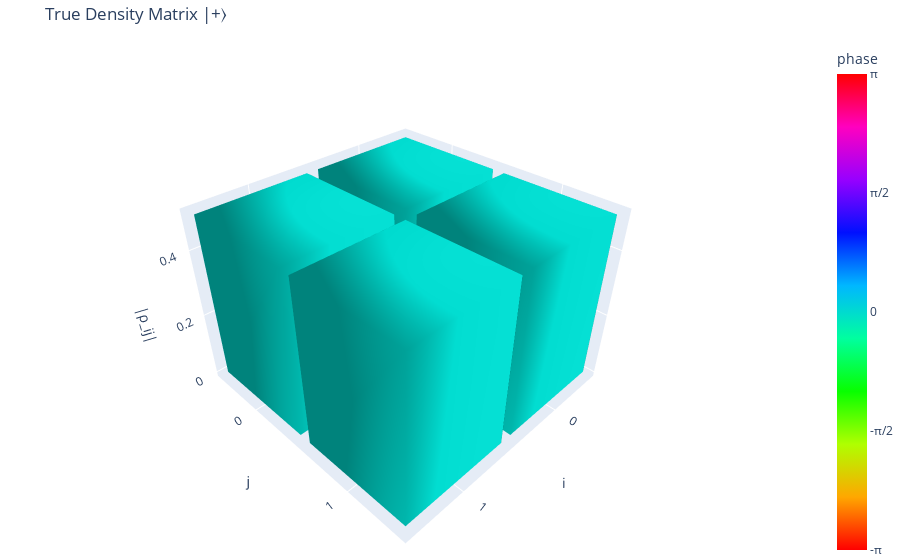
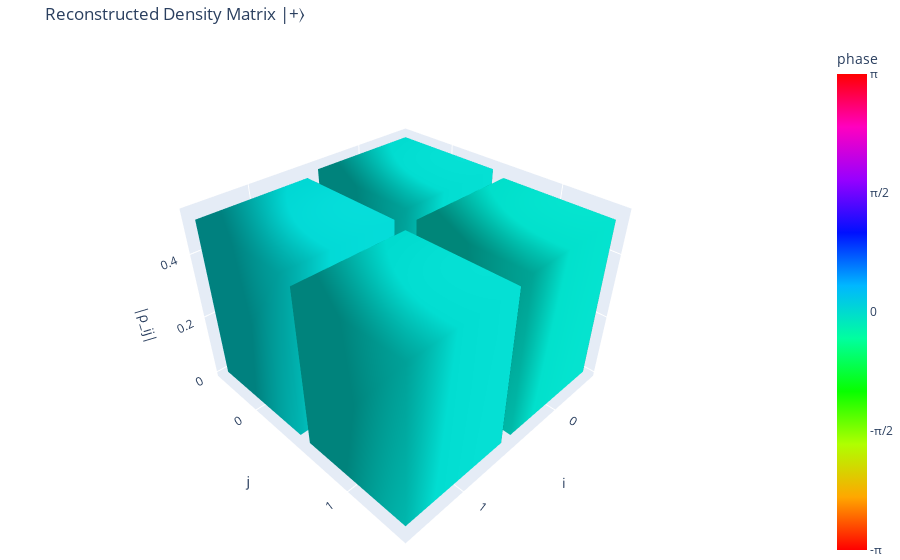

Here is the notebook cell these charts were saved with, in order:
### Code cell
plot_density_matrix_histogram(
    np.load(DATA_DIR / "plus_rho_true.npy"),
    basis_labels=["0","1"],
    title="True Density Matrix |+⟩"
)

plot_density_matrix_histogram(
    np.load(DATA_DIR / "plus_rho_reconstructed.npy"),
    basis_labels=["0","1"],
    title="Reconstructed Density Matrix |+⟩"
)

### Figure 1 — Plotly figure (JSON) as saved in the notebook; plotly's stock layout.template omitted (floating-point values rounded to 4 significant figures)
{"data": [{"cmax": 3.142, "cmin": -3.142, "colorbar": {"ticktext": ["-π", "-π/2", "0", "π/2", "π"], "tickvals": [-3.142, -1.571, 0, 1.571, 3.142], "title": {"text": "phase "}}, "colorscale": [[0, "#ff0000"], [0.1111, "#ffa700"], [0.2222, "#afff00"], [0.3333, "#08ff00"], [0.4444, "#00ff9f"], [0.5556, "#00b7ff"], [0.6667, "#0010ff"], [0.7778, "#9700ff"], [0.8889, "#ff00bf"], [1, "#ff0000"]], "flatshading": false, "hovertemplate": "i=0, j=0<br>|ρ_ij|=0.500<br>arg(ρ_ij)=0<extra></extra>", "i": [0, 0, 4, 4, 0, 0, 1, 1, 2, 2, 3, 3], "intensity": [0, 0, 0, 0, 0, 0, 0, 0], "j": [1, 2, 5, 6, 1, 5, 2, 6, 3, 7, 0, 4], "k": [2, 3, 6, 7, 5, 4, 6, 5, 7, 6, 4, 7], "lighting": {"ambient": 0.6, "diffuse": 0.7}, "opacity": 1, "showscale": true, "type": "mesh3d", "x": [-0.45, 0.45, 0.45, -0.45, -0.45, 0.45, 0.45, -0.45], "y": [-0.45, -0.45, 0.45, 0.45, -0.45, -0.45, 0.45, 0.45], "z": [0, 0, 0, 0, 0.5, 0.5, 0.5, 0.5]}, {"cmax": 3.142, "cmin": -3.142, "colorscale": [[0, "#ff0000"], [0.1111, "#ffa700"], [0.2222, "#afff00"], [0.3333, "#08ff00"], [0.4444, "#00ff9f"], [0.5556, "#00b7ff"], [0.6667, "#0010ff"], [0.7778, "#9700ff"], [0.8889, "#ff00bf"], [1, "#ff0000"]], "flatshading": false, "hovertemplate": "i=0, j=1<br>|ρ_ij|=0.500<br>arg(ρ_ij)=0<extra></extra>", "i": [0, 0, 4, 4, 0, 0, 1, 1, 2, 2, 3, 3], "intensity": [0, 0, 0, 0, 0, 0, 0, 0], "j": [1, 2, 5, 6, 1, 5, 2, 6, 3, 7, 0, 4], "k": [2, 3, 6, 7, 5, 4, 6, 5, 7, 6, 4, 7], "lighting": {"ambient": 0.6, "diffuse": 0.7}, "opacity": 1, "showscale": false, "type": "mesh3d", "x": [-0.45, 0.45, 0.45, -0.45, -0.45, 0.45, 0.45, -0.45], "y": [0.55, 0.55, 1.45, 1.45, 0.55, 0.55, 1.45, 1.45], "z": [0, 0, 0, 0, 0.5, 0.5, 0.5, 0.5]}, {"cmax": 3.142, "cmin": -3.142, "colorscale": [[0, "#ff0000"], [0.1111, "#ffa700"], [0.2222, "#afff00"], [0.3333, "#08ff00"], [0.4444, "#00ff9f"], [0.5556, "#00b7ff"], [0.6667, "#0010ff"], [0.7778, "#9700ff"], [0.8889, "#ff00bf"], [1, "#ff0000"]], "flatshading": false, "hovertemplate": "i=1, j=0<br>|ρ_ij|=0.500<br>arg(ρ_ij)=0<extra></extra>", "i": [0, 0, 4, 4, 0, 0, 1, 1, 2, 2, 3, 3], "intensity": [0, 0, 0, 0, 0, 0, 0, 0], "j": [1, 2, 5, 6, 1, 5, 2, 6, 3, 7, 0, 4], "k": [2, 3, 6, 7, 5, 4, 6, 5, 7, 6, 4, 7], "lighting": {"ambient": 0.6, "diffuse": 0.7}, "opacity": 1, "showscale": false, "type": "mesh3d", "x": [0.55, 1.45, 1.45, 0.55, 0.55, 1.45, 1.45, 0.55], "y": [-0.45, -0.45, 0.45, 0.45, -0.45, -0.45, 0.45, 0.45], "z": [0, 0, 0, 0, 0.5, 0.5, 0.5, 0.5]}, {"cmax": 3.142, "cmin": -3.142, "colorscale": [[0, "#ff0000"], [0.1111, "#ffa700"], [0.2222, "#afff00"], [0.3333, "#08ff00"], [0.4444, "#00ff9f"], [0.5556, "#00b7ff"], [0.6667, "#0010ff"], [0.7778, "#9700ff"], [0.8889, "#ff00bf"], [1, "#ff0000"]], "flatshading": false, "hovertemplate": "i=1, j=1<br>|ρ_ij|=0.500<br>arg(ρ_ij)=0<extra></extra>", "i": [0, 0, 4, 4, 0, 0, 1, 1, 2, 2, 3, 3], "intensity": [0, 0, 0, 0, 0, 0, 0, 0], "j": [1, 2, 5, 6, 1, 5, 2, 6, 3, 7, 0, 4], "k": [2, 3, 6, 7, 5, 4, 6, 5, 7, 6, 4, 7], "lighting": {"ambient": 0.6, "diffuse": 0.7}, "opacity": 1, "showscale": false, "type": "mesh3d", "x": [0.55, 1.45, 1.45, 0.55, 0.55, 1.45, 1.45, 0.55], "y": [0.55, 0.55, 1.45, 1.45, 0.55, 0.55, 1.45, 1.45], "z": [0, 0, 0, 0, 0.5, 0.5, 0.5, 0.5]}], "layout": {"margin": {"b": 0, "l": 0, "r": 0, "t": 40}, "scene": {"aspectratio": {"x": 1, "y": 1, "z": 0.7}, "xaxis": {"tickmode": "array", "ticktext": ["0", "1"], "tickvals": [0, 1], "title": {"text": "i"}}, "yaxis": {"tickmode": "array", "ticktext": ["0", "1"], "tickvals": [0, 1], "title": {"text": "j"}}, "zaxis": {"title": {"text": "|ρ_ij|"}}}, "title": {"text": "True Density Matrix |+⟩"}}}

### Figure 2 — Plotly figure (JSON) as saved in the notebook; plotly's stock layout.template omitted (floating-point values rounded to 4 significant figures)
{"data": [{"cmax": 3.142, "cmin": -3.142, "colorbar": {"ticktext": ["-π", "-π/2", "0", "π/2", "π"], "tickvals": [-3.142, -1.571, 0, 1.571, 3.142], "title": {"text": "phase "}}, "colorscale": [[0, "#ff0000"], [0.1111, "#ffa700"], [0.2222, "#afff00"], [0.3333, "#08ff00"], [0.4444, "#00ff9f"], [0.5556, "#00b7ff"], [0.6667, "#0010ff"], [0.7778, "#9700ff"], [0.8889, "#ff00bf"], [1, "#ff0000"]], "flatshading": false, "hovertemplate": "i=0, j=0<br>|ρ_ij|=0.514<br>arg(ρ_ij)=0<extra></extra>", "i": [0, 0, 4, 4, 0, 0, 1, 1, 2, 2, 3, 3], "intensity": [0, 0, 0, 0, 0, 0, 0, 0], "j": [1, 2, 5, 6, 1, 5, 2, 6, 3, 7, 0, 4], "k": [2, 3, 6, 7, 5, 4, 6, 5, 7, 6, 4, 7], "lighting": {"ambient": 0.6, "diffuse": 0.7}, "opacity": 1, "showscale": true, "type": "mesh3d", "x": [-0.45, 0.45, 0.45, -0.45, -0.45, 0.45, 0.45, -0.45], "y": [-0.45, -0.45, 0.45, 0.45, -0.45, -0.45, 0.45, 0.45], "z": [0, 0, 0, 0, 0.5141, 0.5141, 0.5141, 0.5141]}, {"cmax": 3.142, "cmin": -3.142, "colorscale": [[0, "#ff0000"], [0.1111, "#ffa700"], [0.2222, "#afff00"], [0.3333, "#08ff00"], [0.4444, "#00ff9f"], [0.5556, "#00b7ff"], [0.6667, "#0010ff"], [0.7778, "#9700ff"], [0.8889, "#ff00bf"], [1, "#ff0000"]], "flatshading": false, "hovertemplate": "i=0, j=1<br>|ρ_ij|=0.500<br>arg(ρ_ij)=0π<extra></extra>", "i": [0, 0, 4, 4, 0, 0, 1, 1, 2, 2, 3, 3], "intensity": [-0.03417, -0.03417, -0.03417, -0.03417, -0.03417, -0.03417, -0.03417, -0.03417], "j": [1, 2, 5, 6, 1, 5, 2, 6, 3, 7, 0, 4], "k": [2, 3, 6, 7, 5, 4, 6, 5, 7, 6, 4, 7], "lighting": {"ambient": 0.6, "diffuse": 0.7}, "opacity": 1, "showscale": false, "type": "mesh3d", "x": [-0.45, 0.45, 0.45, -0.45, -0.45, 0.45, 0.45, -0.45], "y": [0.55, 0.55, 1.45, 1.45, 0.55, 0.55, 1.45, 1.45], "z": [0, 0, 0, 0, 0.4998, 0.4998, 0.4998, 0.4998]}, {"cmax": 3.142, "cmin": -3.142, "colorscale": [[0, "#ff0000"], [0.1111, "#ffa700"], [0.2222, "#afff00"], [0.3333, "#08ff00"], [0.4444, "#00ff9f"], [0.5556, "#00b7ff"], [0.6667, "#0010ff"], [0.7778, "#9700ff"], [0.8889, "#ff00bf"], [1, "#ff0000"]], "flatshading": false, "hovertemplate": "i=1, j=0<br>|ρ_ij|=0.500<br>arg(ρ_ij)=0π<extra></extra>", "i": [0, 0, 4, 4, 0, 0, 1, 1, 2, 2, 3, 3], "intensity": [0.03417, 0.03417, 0.03417, 0.03417, 0.03417, 0.03417, 0.03417, 0.03417], "j": [1, 2, 5, 6, 1, 5, 2, 6, 3, 7, 0, 4], "k": [2, 3, 6, 7, 5, 4, 6, 5, 7, 6, 4, 7], "lighting": {"ambient": 0.6, "diffuse": 0.7}, "opacity": 1, "showscale": false, "type": "mesh3d", "x": [0.55, 1.45, 1.45, 0.55, 0.55, 1.45, 1.45, 0.55], "y": [-0.45, -0.45, 0.45, 0.45, -0.45, -0.45, 0.45, 0.45], "z": [0, 0, 0, 0, 0.4998, 0.4998, 0.4998, 0.4998]}, {"cmax": 3.142, "cmin": -3.142, "colorscale": [[0, "#ff0000"], [0.1111, "#ffa700"], [0.2222, "#afff00"], [0.3333, "#08ff00"], [0.4444, "#00ff9f"], [0.5556, "#00b7ff"], [0.6667, "#0010ff"], [0.7778, "#9700ff"], [0.8889, "#ff00bf"], [1, "#ff0000"]], "flatshading": false, "hovertemplate": "i=1, j=1<br>|ρ_ij|=0.486<br>arg(ρ_ij)=0<extra></extra>", "i": [0, 0, 4, 4, 0, 0, 1, 1, 2, 2, 3, 3], "intensity": [0, 0, 0, 0, 0, 0, 0, 0], "j": [1, 2, 5, 6, 1, 5, 2, 6, 3, 7, 0, 4], "k": [2, 3, 6, 7, 5, 4, 6, 5, 7, 6, 4, 7], "lighting": {"ambient": 0.6, "diffuse": 0.7}, "opacity": 1, "showscale": false, "type": "mesh3d", "x": [0.55, 1.45, 1.45, 0.55, 0.55, 1.45, 1.45, 0.55], "y": [0.55, 0.55, 1.45, 1.45, 0.55, 0.55, 1.45, 1.45], "z": [0, 0, 0, 0, 0.4859, 0.4859, 0.4859, 0.4859]}], "layout": {"margin": {"b": 0, "l": 0, "r": 0, "t": 40}, "scene": {"aspectratio": {"x": 1, "y": 1, "z": 0.7}, "xaxis": {"tickmode": "array", "ticktext": ["0", "1"], "tickvals": [0, 1], "title": {"text": "i"}}, "yaxis": {"tickmode": "array", "ticktext": ["0", "1"], "tickvals": [0, 1], "title": {"text": "j"}}, "zaxis": {"title": {"text": "|ρ_ij|"}}}, "title": {"text": "Reconstructed Density Matrix |+⟩"}}}
